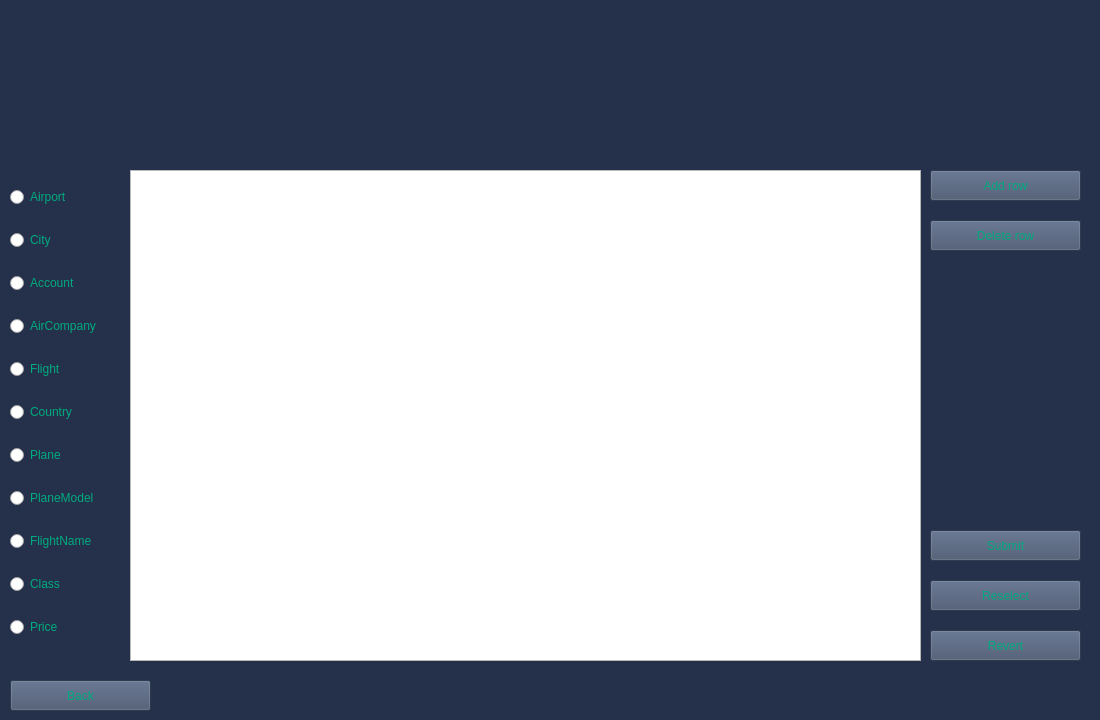
<?xml version="1.0" encoding="UTF-8"?>
<ui version="4.0">
 <class>AdminPanelWindow</class>
 <widget class="QWidget" name="AdminPanelWindow">
  <property name="geometry">
   <rect>
    <x>0</x>
    <y>0</y>
    <width>1100</width>
    <height>720</height>
   </rect>
  </property>
  <property name="minimumSize">
   <size>
    <width>1100</width>
    <height>720</height>
   </size>
  </property>
  <property name="maximumSize">
   <size>
    <width>1100</width>
    <height>720</height>
   </size>
  </property>
  <property name="palette">
   <palette>
    <active>
     <colorrole role="WindowText">
      <brush brushstyle="SolidPattern">
       <color alpha="255">
        <red>255</red>
        <green>255</green>
        <blue>255</blue>
       </color>
      </brush>
     </colorrole>
     <colorrole role="Button">
      <brush brushstyle="SolidPattern">
       <color alpha="255">
        <red>37</red>
        <green>49</green>
        <blue>74</blue>
       </color>
      </brush>
     </colorrole>
     <colorrole role="Light">
      <brush brushstyle="SolidPattern">
       <color alpha="255">
        <red>55</red>
        <green>73</green>
        <blue>111</blue>
       </color>
      </brush>
     </colorrole>
     <colorrole role="Midlight">
      <brush brushstyle="SolidPattern">
       <color alpha="255">
        <red>46</red>
        <green>61</green>
        <blue>92</blue>
       </color>
      </brush>
     </colorrole>
     <colorrole role="Dark">
      <brush brushstyle="SolidPattern">
       <color alpha="255">
        <red>18</red>
        <green>24</green>
        <blue>37</blue>
       </color>
      </brush>
     </colorrole>
     <colorrole role="Mid">
      <brush brushstyle="SolidPattern">
       <color alpha="255">
        <red>25</red>
        <green>33</green>
        <blue>49</blue>
       </color>
      </brush>
     </colorrole>
     <colorrole role="Text">
      <brush brushstyle="SolidPattern">
       <color alpha="255">
        <red>255</red>
        <green>255</green>
        <blue>255</blue>
       </color>
      </brush>
     </colorrole>
     <colorrole role="BrightText">
      <brush brushstyle="SolidPattern">
       <color alpha="255">
        <red>255</red>
        <green>255</green>
        <blue>255</blue>
       </color>
      </brush>
     </colorrole>
     <colorrole role="ButtonText">
      <brush brushstyle="SolidPattern">
       <color alpha="255">
        <red>255</red>
        <green>255</green>
        <blue>255</blue>
       </color>
      </brush>
     </colorrole>
     <colorrole role="Base">
      <brush brushstyle="SolidPattern">
       <color alpha="255">
        <red>0</red>
        <green>0</green>
        <blue>0</blue>
       </color>
      </brush>
     </colorrole>
     <colorrole role="Window">
      <brush brushstyle="SolidPattern">
       <color alpha="255">
        <red>37</red>
        <green>49</green>
        <blue>74</blue>
       </color>
      </brush>
     </colorrole>
     <colorrole role="Shadow">
      <brush brushstyle="SolidPattern">
       <color alpha="255">
        <red>0</red>
        <green>0</green>
        <blue>0</blue>
       </color>
      </brush>
     </colorrole>
     <colorrole role="AlternateBase">
      <brush brushstyle="SolidPattern">
       <color alpha="255">
        <red>18</red>
        <green>24</green>
        <blue>37</blue>
       </color>
      </brush>
     </colorrole>
     <colorrole role="ToolTipBase">
      <brush brushstyle="SolidPattern">
       <color alpha="255">
        <red>255</red>
        <green>255</green>
        <blue>220</blue>
       </color>
      </brush>
     </colorrole>
     <colorrole role="ToolTipText">
      <brush brushstyle="SolidPattern">
       <color alpha="255">
        <red>0</red>
        <green>0</green>
        <blue>0</blue>
       </color>
      </brush>
     </colorrole>
     <colorrole role="PlaceholderText">
      <brush brushstyle="SolidPattern">
       <color alpha="128">
        <red>255</red>
        <green>255</green>
        <blue>255</blue>
       </color>
      </brush>
     </colorrole>
    </active>
    <inactive>
     <colorrole role="WindowText">
      <brush brushstyle="SolidPattern">
       <color alpha="255">
        <red>255</red>
        <green>255</green>
        <blue>255</blue>
       </color>
      </brush>
     </colorrole>
     <colorrole role="Button">
      <brush brushstyle="SolidPattern">
       <color alpha="255">
        <red>37</red>
        <green>49</green>
        <blue>74</blue>
       </color>
      </brush>
     </colorrole>
     <colorrole role="Light">
      <brush brushstyle="SolidPattern">
       <color alpha="255">
        <red>55</red>
        <green>73</green>
        <blue>111</blue>
       </color>
      </brush>
     </colorrole>
     <colorrole role="Midlight">
      <brush brushstyle="SolidPattern">
       <color alpha="255">
        <red>46</red>
        <green>61</green>
        <blue>92</blue>
       </color>
      </brush>
     </colorrole>
     <colorrole role="Dark">
      <brush brushstyle="SolidPattern">
       <color alpha="255">
        <red>18</red>
        <green>24</green>
        <blue>37</blue>
       </color>
      </brush>
     </colorrole>
     <colorrole role="Mid">
      <brush brushstyle="SolidPattern">
       <color alpha="255">
        <red>25</red>
        <green>33</green>
        <blue>49</blue>
       </color>
      </brush>
     </colorrole>
     <colorrole role="Text">
      <brush brushstyle="SolidPattern">
       <color alpha="255">
        <red>255</red>
        <green>255</green>
        <blue>255</blue>
       </color>
      </brush>
     </colorrole>
     <colorrole role="BrightText">
      <brush brushstyle="SolidPattern">
       <color alpha="255">
        <red>255</red>
        <green>255</green>
        <blue>255</blue>
       </color>
      </brush>
     </colorrole>
     <colorrole role="ButtonText">
      <brush brushstyle="SolidPattern">
       <color alpha="255">
        <red>255</red>
        <green>255</green>
        <blue>255</blue>
       </color>
      </brush>
     </colorrole>
     <colorrole role="Base">
      <brush brushstyle="SolidPattern">
       <color alpha="255">
        <red>0</red>
        <green>0</green>
        <blue>0</blue>
       </color>
      </brush>
     </colorrole>
     <colorrole role="Window">
      <brush brushstyle="SolidPattern">
       <color alpha="255">
        <red>37</red>
        <green>49</green>
        <blue>74</blue>
       </color>
      </brush>
     </colorrole>
     <colorrole role="Shadow">
      <brush brushstyle="SolidPattern">
       <color alpha="255">
        <red>0</red>
        <green>0</green>
        <blue>0</blue>
       </color>
      </brush>
     </colorrole>
     <colorrole role="AlternateBase">
      <brush brushstyle="SolidPattern">
       <color alpha="255">
        <red>18</red>
        <green>24</green>
        <blue>37</blue>
       </color>
      </brush>
     </colorrole>
     <colorrole role="ToolTipBase">
      <brush brushstyle="SolidPattern">
       <color alpha="255">
        <red>255</red>
        <green>255</green>
        <blue>220</blue>
       </color>
      </brush>
     </colorrole>
     <colorrole role="ToolTipText">
      <brush brushstyle="SolidPattern">
       <color alpha="255">
        <red>0</red>
        <green>0</green>
        <blue>0</blue>
       </color>
      </brush>
     </colorrole>
     <colorrole role="PlaceholderText">
      <brush brushstyle="SolidPattern">
       <color alpha="128">
        <red>255</red>
        <green>255</green>
        <blue>255</blue>
       </color>
      </brush>
     </colorrole>
    </inactive>
    <disabled>
     <colorrole role="WindowText">
      <brush brushstyle="SolidPattern">
       <color alpha="255">
        <red>18</red>
        <green>24</green>
        <blue>37</blue>
       </color>
      </brush>
     </colorrole>
     <colorrole role="Button">
      <brush brushstyle="SolidPattern">
       <color alpha="255">
        <red>37</red>
        <green>49</green>
        <blue>74</blue>
       </color>
      </brush>
     </colorrole>
     <colorrole role="Light">
      <brush brushstyle="SolidPattern">
       <color alpha="255">
        <red>55</red>
        <green>73</green>
        <blue>111</blue>
       </color>
      </brush>
     </colorrole>
     <colorrole role="Midlight">
      <brush brushstyle="SolidPattern">
       <color alpha="255">
        <red>46</red>
        <green>61</green>
        <blue>92</blue>
       </color>
      </brush>
     </colorrole>
     <colorrole role="Dark">
      <brush brushstyle="SolidPattern">
       <color alpha="255">
        <red>18</red>
        <green>24</green>
        <blue>37</blue>
       </color>
      </brush>
     </colorrole>
     <colorrole role="Mid">
      <brush brushstyle="SolidPattern">
       <color alpha="255">
        <red>25</red>
        <green>33</green>
        <blue>49</blue>
       </color>
      </brush>
     </colorrole>
     <colorrole role="Text">
      <brush brushstyle="SolidPattern">
       <color alpha="255">
        <red>18</red>
        <green>24</green>
        <blue>37</blue>
       </color>
      </brush>
     </colorrole>
     <colorrole role="BrightText">
      <brush brushstyle="SolidPattern">
       <color alpha="255">
        <red>255</red>
        <green>255</green>
        <blue>255</blue>
       </color>
      </brush>
     </colorrole>
     <colorrole role="ButtonText">
      <brush brushstyle="SolidPattern">
       <color alpha="255">
        <red>18</red>
        <green>24</green>
        <blue>37</blue>
       </color>
      </brush>
     </colorrole>
     <colorrole role="Base">
      <brush brushstyle="SolidPattern">
       <color alpha="255">
        <red>37</red>
        <green>49</green>
        <blue>74</blue>
       </color>
      </brush>
     </colorrole>
     <colorrole role="Window">
      <brush brushstyle="SolidPattern">
       <color alpha="255">
        <red>37</red>
        <green>49</green>
        <blue>74</blue>
       </color>
      </brush>
     </colorrole>
     <colorrole role="Shadow">
      <brush brushstyle="SolidPattern">
       <color alpha="255">
        <red>0</red>
        <green>0</green>
        <blue>0</blue>
       </color>
      </brush>
     </colorrole>
     <colorrole role="AlternateBase">
      <brush brushstyle="SolidPattern">
       <color alpha="255">
        <red>37</red>
        <green>49</green>
        <blue>74</blue>
       </color>
      </brush>
     </colorrole>
     <colorrole role="ToolTipBase">
      <brush brushstyle="SolidPattern">
       <color alpha="255">
        <red>255</red>
        <green>255</green>
        <blue>220</blue>
       </color>
      </brush>
     </colorrole>
     <colorrole role="ToolTipText">
      <brush brushstyle="SolidPattern">
       <color alpha="255">
        <red>0</red>
        <green>0</green>
        <blue>0</blue>
       </color>
      </brush>
     </colorrole>
     <colorrole role="PlaceholderText">
      <brush brushstyle="SolidPattern">
       <color alpha="128">
        <red>255</red>
        <green>255</green>
        <blue>255</blue>
       </color>
      </brush>
     </colorrole>
    </disabled>
   </palette>
  </property>
  <property name="windowTitle">
   <string>Form</string>
  </property>
  <property name="windowIcon">
   <iconset resource="pictures.qrc">
    <normaloff>:/mainLogo/resources/5.png</normaloff>:/mainLogo/resources/5.png</iconset>
  </property>
  <property name="styleSheet">
   <string notr="true">#MainWindow {background-color: rgb(38, 50, 76);}
</string>
  </property>
  <widget class="QPushButton" name="pushButtonBack">
   <property name="geometry">
    <rect>
     <x>10</x>
     <y>680</y>
     <width>141</width>
     <height>31</height>
    </rect>
   </property>
   <property name="styleSheet">
    <string notr="true">color: rgb(0, 170, 127);
background-color: rgb(67, 81, 108);
font: 14pt &quot;Britannic Bold&quot;;</string>
   </property>
   <property name="text">
    <string>Back</string>
   </property>
  </widget>
  <widget class="QTableView" name="tableView">
   <property name="geometry">
    <rect>
     <x>130</x>
     <y>170</y>
     <width>791</width>
     <height>491</height>
    </rect>
   </property>
  </widget>
  <widget class="QPushButton" name="pushButtonAddRow">
   <property name="geometry">
    <rect>
     <x>930</x>
     <y>170</y>
     <width>151</width>
     <height>31</height>
    </rect>
   </property>
   <property name="styleSheet">
    <string notr="true">color: rgb(0, 170, 127);
background-color: rgb(67, 81, 108);
font: 14pt &quot;Britannic Bold&quot;;</string>
   </property>
   <property name="text">
    <string>Add row</string>
   </property>
  </widget>
  <widget class="QPushButton" name="pushButtonDeleteRow">
   <property name="geometry">
    <rect>
     <x>930</x>
     <y>220</y>
     <width>151</width>
     <height>31</height>
    </rect>
   </property>
   <property name="styleSheet">
    <string notr="true">color: rgb(0, 170, 127);
background-color: rgb(67, 81, 108);
font: 14pt &quot;Britannic Bold&quot;;</string>
   </property>
   <property name="text">
    <string>Delete row</string>
   </property>
  </widget>
  <widget class="QPushButton" name="pushButtonRevert">
   <property name="geometry">
    <rect>
     <x>930</x>
     <y>630</y>
     <width>151</width>
     <height>31</height>
    </rect>
   </property>
   <property name="styleSheet">
    <string notr="true">color: rgb(0, 170, 127);
background-color: rgb(67, 81, 108);
font: 14pt &quot;Britannic Bold&quot;;</string>
   </property>
   <property name="text">
    <string>Revert</string>
   </property>
  </widget>
  <widget class="QPushButton" name="pushButtonSubmit">
   <property name="geometry">
    <rect>
     <x>930</x>
     <y>530</y>
     <width>151</width>
     <height>31</height>
    </rect>
   </property>
   <property name="styleSheet">
    <string notr="true">color: rgb(0, 170, 127);
background-color: rgb(67, 81, 108);
font: 14pt &quot;Britannic Bold&quot;;</string>
   </property>
   <property name="text">
    <string>Submit</string>
   </property>
  </widget>
  <widget class="QPushButton" name="pushButtonReselect">
   <property name="geometry">
    <rect>
     <x>930</x>
     <y>580</y>
     <width>151</width>
     <height>31</height>
    </rect>
   </property>
   <property name="styleSheet">
    <string notr="true">color: rgb(0, 170, 127);
background-color: rgb(67, 81, 108);
font: 14pt &quot;Britannic Bold&quot;;</string>
   </property>
   <property name="text">
    <string>Reselect</string>
   </property>
  </widget>
  <widget class="QWidget" name="layoutWidget">
   <property name="geometry">
    <rect>
     <x>10</x>
     <y>170</y>
     <width>121</width>
     <height>491</height>
    </rect>
   </property>
   <layout class="QVBoxLayout" name="verticalLayout">
    <item>
     <widget class="QRadioButton" name="radioButtonAirport">
      <property name="styleSheet">
       <string notr="true">color: rgb(0, 170, 127);
font: 10pt &quot;Britannic Bold&quot;;</string>
      </property>
      <property name="text">
       <string>Airport</string>
      </property>
     </widget>
    </item>
    <item>
     <widget class="QRadioButton" name="radioButtonCity">
      <property name="styleSheet">
       <string notr="true">color: rgb(0, 170, 127);
font: 10pt &quot;Britannic Bold&quot;;</string>
      </property>
      <property name="text">
       <string>City</string>
      </property>
     </widget>
    </item>
    <item>
     <widget class="QRadioButton" name="radioButtonAccount">
      <property name="styleSheet">
       <string notr="true">color: rgb(0, 170, 127);
font: 10pt &quot;Britannic Bold&quot;;</string>
      </property>
      <property name="text">
       <string>Account</string>
      </property>
     </widget>
    </item>
    <item>
     <widget class="QRadioButton" name="radioButtonAirCompany">
      <property name="styleSheet">
       <string notr="true">color: rgb(0, 170, 127);
font: 10pt &quot;Britannic Bold&quot;;</string>
      </property>
      <property name="text">
       <string>AirCompany</string>
      </property>
     </widget>
    </item>
    <item>
     <widget class="QRadioButton" name="radioButtonFlight">
      <property name="styleSheet">
       <string notr="true">color: rgb(0, 170, 127);
font: 10pt &quot;Britannic Bold&quot;;</string>
      </property>
      <property name="text">
       <string>Flight</string>
      </property>
     </widget>
    </item>
    <item>
     <widget class="QRadioButton" name="radioButtonCountry">
      <property name="styleSheet">
       <string notr="true">color: rgb(0, 170, 127);
font: 10pt &quot;Britannic Bold&quot;;</string>
      </property>
      <property name="text">
       <string>Country</string>
      </property>
     </widget>
    </item>
    <item>
     <widget class="QRadioButton" name="radioButtonPlane">
      <property name="styleSheet">
       <string notr="true">color: rgb(0, 170, 127);
font: 10pt &quot;Britannic Bold&quot;;</string>
      </property>
      <property name="text">
       <string>Plane</string>
      </property>
     </widget>
    </item>
    <item>
     <widget class="QRadioButton" name="radioButtonPlaneModel">
      <property name="styleSheet">
       <string notr="true">color: rgb(0, 170, 127);
font: 10pt &quot;Britannic Bold&quot;;</string>
      </property>
      <property name="text">
       <string>PlaneModel</string>
      </property>
     </widget>
    </item>
    <item>
     <widget class="QRadioButton" name="radioButtonFlightName">
      <property name="styleSheet">
       <string notr="true">color: rgb(0, 170, 127);
font: 10pt &quot;Britannic Bold&quot;;</string>
      </property>
      <property name="text">
       <string>FlightName</string>
      </property>
     </widget>
    </item>
    <item>
     <widget class="QRadioButton" name="radioButtonClass">
      <property name="styleSheet">
       <string notr="true">color: rgb(0, 170, 127);
font: 10pt &quot;Britannic Bold&quot;;</string>
      </property>
      <property name="text">
       <string>Class</string>
      </property>
     </widget>
    </item>
    <item>
     <widget class="QRadioButton" name="radioButtonPrice">
      <property name="styleSheet">
       <string notr="true">color: rgb(0, 170, 127);
font: 10pt &quot;Britannic Bold&quot;;</string>
      </property>
      <property name="text">
       <string>Price</string>
      </property>
     </widget>
    </item>
   </layout>
  </widget>
  <widget class="QLabel" name="label">
   <property name="geometry">
    <rect>
     <x>170</x>
     <y>10</y>
     <width>741</width>
     <height>131</height>
    </rect>
   </property>
   <property name="text">
    <string/>
   </property>
   <property name="pixmap">
    <pixmap resource="pictures.qrc">:/mainLogo/resources/10.png</pixmap>
   </property>
  </widget>
 </widget>
 <resources>
  <include location="pictures.qrc"/>
 </resources>
 <connections/>
</ui>
